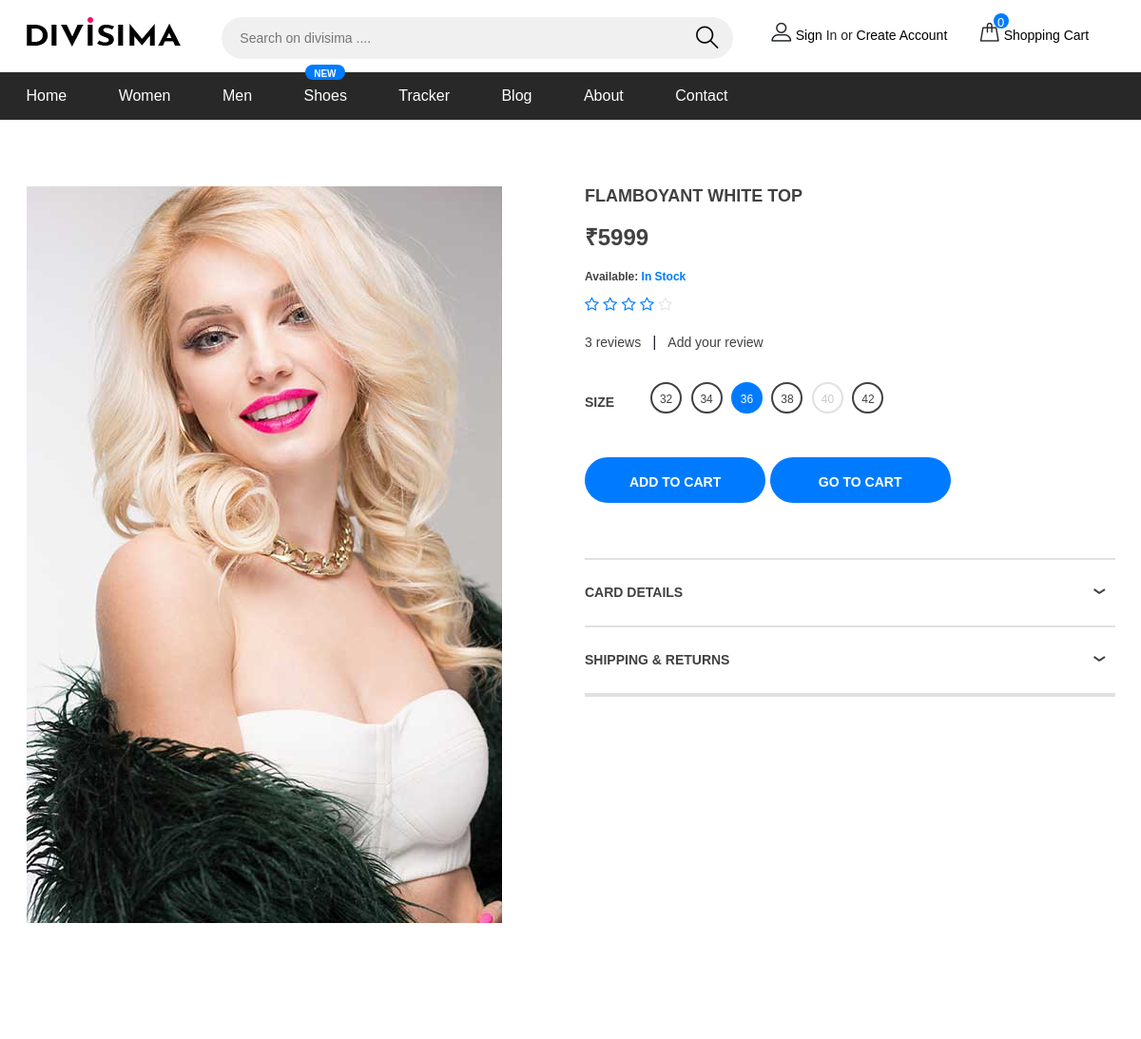
The app's page /shop/product/22 (upper part), older data.
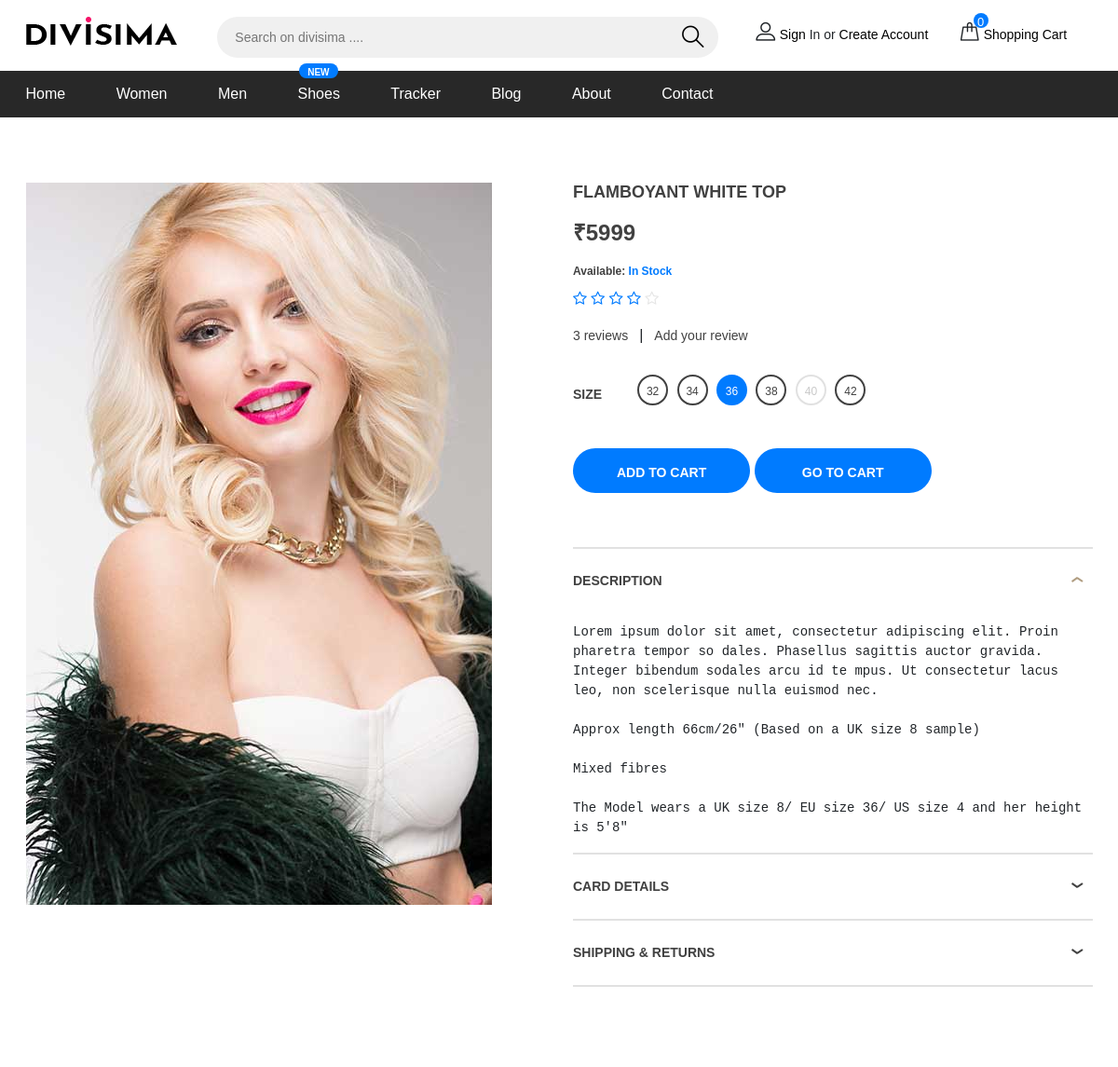
The same page, newer data.
### shop/models.py (models this page shows, shortened)
class Product(models.Model):
    product_name = models.CharField(max_length=50)
    cate = models.CharField(max_length=50, default="", blank=True)
    subcate = models.CharField(max_length=50, default="", blank=True)
    img = models.ImageField(upload_to='shop/images',default="")
    price = models.CharField(max_length=20, default="")
    desc = models.TextField(max_length=1000, blank=True)
    pub_date = models.DateField()

### shop/views.py (the view)
# urls.py: path('product/<int:myid>', views.product, name='productView'),
def product(request, myid):
    product = Product.objects.filter(id=myid)
    context = {'i':product[0]}
    return render(request, 'shop/product.html', context)

### shop/templates/shop/product.html (shortened to what the changed rows need)
{% extends 'shop/layout.html' %}
{% load static %}
{% block content %}
<section class="product-section">
    <div class="container">
        <div class="row">
            <div class="col-lg-6">
                <div class="product-pic-zoom">
                    {% if fprod.img %}
                    <div id="imgpr{{fprod.id}}">
                        <img class="product-big-img" src="{{fprod.img.url}}" alt=""></div>
                    {% else %}
                    <div id="imgpr{{i.id}}">
                        <img class="product-big-img" src="{{i.img.url}}" alt=""></div>
                    {% endif %}
                </div>
            </div>
            <div class="col-lg-6 product-details">
                {% if fprod.product_name %}
                <h2 id="namepr{{fprod.id}}" class="p-title">{{fprod.product_name}}</h2>
                <h3 id="pricepr{{fprod.id}}" class="p-price">{{fprod.price}}</h3>
                {% else %}
                <h2 id="namepr{{i.id}}" class="p-title">{{i.product_name}}</h2>
                <h3 id="pricepr{{i.id}}" class="p-price">{{i.price}}</h3>
                {% endif %}
                <h4 class="p-stock">Available: <span>In Stock</span></h4>
                <div class="p-rating">
                    <i class="fa fa-star-o"></i>
                    <i class="fa fa-star-o"></i>
                    <i class="fa fa-star-o"></i>
                    <i class="fa fa-star-o"></i>
                    <i class="fa fa-star-o fa-fade"></i>
                </div>
                <div class="p-review">
                    <a href="">3 reviews</a>|<a href="">Add your review</a>
                </div>
                <div class="fw-size-choose">
                    <p>Size</p>
                    {% if i.cate == 'Shoes' or fprod.cate == 'Shoes' %}
                    <div class="sc-item">
                        <input type="radio" name="sc" id="xs-size">
                        <label for="xs-size">6</label>
                    </div>
                    <div class="sc-item">
                        <input type="radio" name="sc" id="xs-size" checked="">
                        <label for="xs-size">7</label>
                    </div>
                    <div class="sc-item">
                        <input type="radio" name="sc" id="xs-size">
                        <label for="xs-size">8</label>
                    </div>
                    <div class="sc-item">
                        <input type="radio" name="sc" id="xs-size">
                        <label for="xs-size">9</label>
                    </div>
                    <div class="sc-item">
                        <input type="radio" name="sc" id="xs-size">
                        <label for="xs-size">10</label>
                    </div>
                    {% else %}
                    <div class="sc-item">
                    </div>
                    <div class="sc-item">
                    </div>
                    <div class="sc-item">
                    </div>
                    <div class="sc-item">
                    </div>
                    <div class="sc-item disable">
                    </div>
                    <div class="sc-item">
                    </div>
                    {% endif %}
                </div>
                {% if i.id %}
                <span id="divpr{{i.id}}" class="proddiv">
                    <button id="pr{{i.id}}" class="site-btn prodcart">Add to Cart</button>
                </span>
                {% elif fprod.id %}
                <span id="divprod{{fprod.id}}" class="proddiv">
                    <button id="prod{{fprod.id}}" class="site-btn prodcart">ADD TO CART</button>
                </span>
                {% endif %}
                <a href="/shop/cart/"><button class="site-btn my-2">Go to cart</button></a>
                <div id="accordion" class="accordion-area">
                    <div class="panel">
                        <div class="panel-header" id="headingOne">
                            {% if i.desc or fprod.desc %}
                            <button class="panel-link active" data-toggle="collapse" data-target="#collapse1" aria-expanded="true" aria-controls="collapse1">description</button>
                        </div>
                        <div id="collapse1" class="collapse show" aria-labelledby="headingOne" data-parent="#accordion">
                            <div class="panel-body">
                                {% if i.desc %}
                                <pre style="white-space: pre-line;">{{i.desc}}</pre>
                                {% elif fprod.desc %}
                                <pre style="white-space: pre-line;">{{fprod.desc}}</pre>
                                {% endif %}
                            </div>
                        </div>
                        {% endif %}
                    </div>
                    <div class="panel">
                    </div>
                    <div class="panel">
                    </div>
                </div>
            </div>
        </div>
    </div>
</section>
{% endblock %}

Row changes from the older to the newer data that the page shows:
changed Product "FLAMBOYANT WHITE TOP": desc (not shown) → "Lorem ipsum dolor sit amet, consectetur adipiscing elit. Proin pharetra tempor so dales. Phasellus sagittis auctor gravida. Integer bibendum sodales arcu id te mpus. Ut consectetur lacus leo, non scelerisque nulla euismod nec. Approx length 66cm/26\" (Based on a UK size 8 sample) Mixed fibres The Model wears a UK size 8/ EU size 36/ US size 4 and her height is 5'8\""
Text that changed along with them:
text now shown: "DESCRIPTION"
